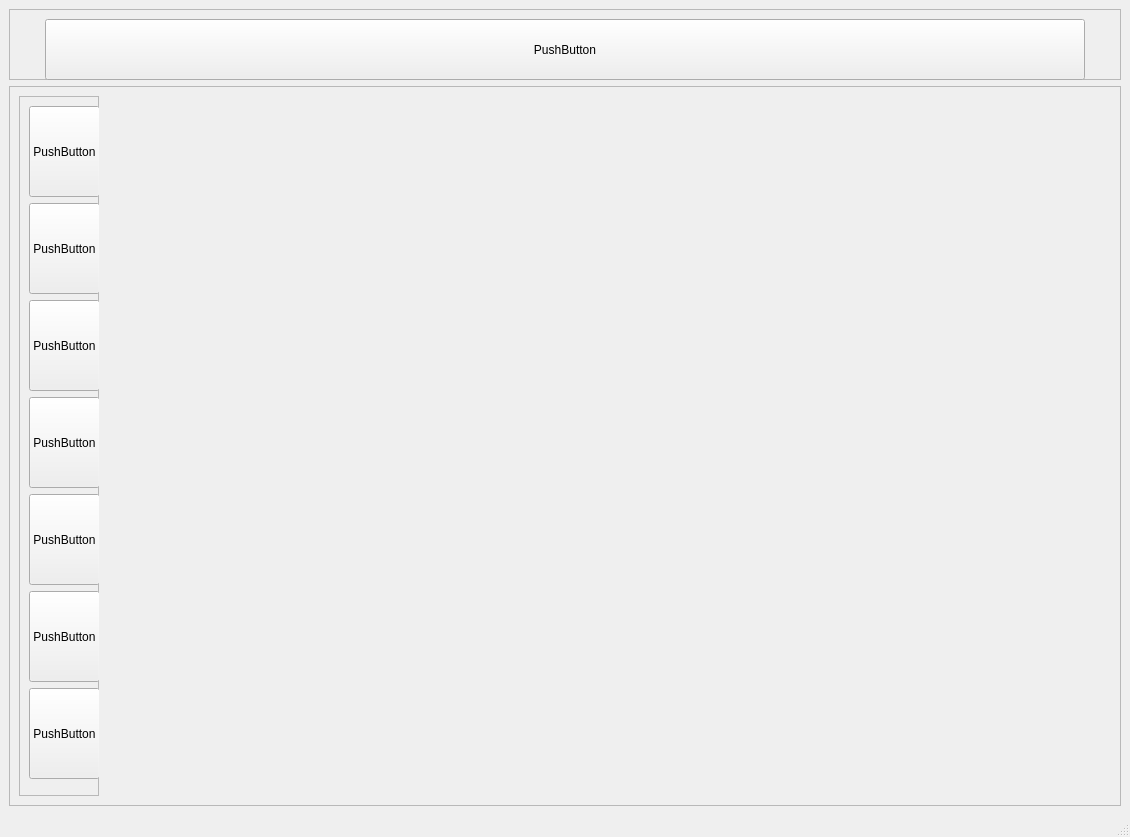
<?xml version="1.0" encoding="UTF-8"?>
<ui version="4.0">
 <class>MainPage</class>
 <widget class="QMainWindow" name="MainPage">
  <property name="geometry">
   <rect>
    <x>0</x>
    <y>0</y>
    <width>1130</width>
    <height>836</height>
   </rect>
  </property>
  <property name="windowTitle">
   <string>MainPage</string>
  </property>
  <widget class="QWidget" name="centralwidget">
   <layout class="QVBoxLayout" name="verticalLayout_3">
    <item>
     <widget class="QFrame" name="frame">
      <property name="sizePolicy">
       <sizepolicy hsizetype="Preferred" vsizetype="Preferred">
        <horstretch>0</horstretch>
        <verstretch>0</verstretch>
       </sizepolicy>
      </property>
      <property name="minimumSize">
       <size>
        <width>0</width>
        <height>71</height>
       </size>
      </property>
      <property name="maximumSize">
       <size>
        <width>16777215</width>
        <height>71</height>
       </size>
      </property>
      <property name="frameShape">
       <enum>QFrame::Shape::StyledPanel</enum>
      </property>
      <property name="frameShadow">
       <enum>QFrame::Shadow::Raised</enum>
      </property>
      <layout class="QHBoxLayout" name="horizontalLayout">
       <item>
        <widget class="QPushButton" name="pushButton_8">
         <property name="sizePolicy">
          <sizepolicy hsizetype="Preferred" vsizetype="Preferred">
           <horstretch>0</horstretch>
           <verstretch>0</verstretch>
          </sizepolicy>
         </property>
         <property name="minimumSize">
          <size>
           <width>1040</width>
           <height>61</height>
          </size>
         </property>
         <property name="maximumSize">
          <size>
           <width>1040</width>
           <height>61</height>
          </size>
         </property>
         <property name="text">
          <string>PushButton</string>
         </property>
        </widget>
       </item>
      </layout>
     </widget>
    </item>
    <item>
     <widget class="QFrame" name="frame_2">
      <property name="sizePolicy">
       <sizepolicy hsizetype="Preferred" vsizetype="Preferred">
        <horstretch>0</horstretch>
        <verstretch>0</verstretch>
       </sizepolicy>
      </property>
      <property name="frameShape">
       <enum>QFrame::Shape::StyledPanel</enum>
      </property>
      <property name="frameShadow">
       <enum>QFrame::Shadow::Raised</enum>
      </property>
      <layout class="QGridLayout" name="gridLayout">
       <item row="0" column="0">
        <widget class="QFrame" name="frame_3">
         <property name="minimumSize">
          <size>
           <width>80</width>
           <height>700</height>
          </size>
         </property>
         <property name="maximumSize">
          <size>
           <width>80</width>
           <height>700</height>
          </size>
         </property>
         <property name="frameShape">
          <enum>QFrame::Shape::StyledPanel</enum>
         </property>
         <property name="frameShadow">
          <enum>QFrame::Shadow::Raised</enum>
         </property>
         <layout class="QVBoxLayout" name="verticalLayout_4">
          <item>
           <widget class="QPushButton" name="pushButton">
            <property name="sizePolicy">
             <sizepolicy hsizetype="Preferred" vsizetype="Preferred">
              <horstretch>0</horstretch>
              <verstretch>0</verstretch>
             </sizepolicy>
            </property>
            <property name="minimumSize">
             <size>
              <width>71</width>
              <height>91</height>
             </size>
            </property>
            <property name="maximumSize">
             <size>
              <width>71</width>
              <height>91</height>
             </size>
            </property>
            <property name="text">
             <string>PushButton</string>
            </property>
           </widget>
          </item>
          <item>
           <widget class="QPushButton" name="pushButton_2">
            <property name="sizePolicy">
             <sizepolicy hsizetype="Preferred" vsizetype="Preferred">
              <horstretch>0</horstretch>
              <verstretch>0</verstretch>
             </sizepolicy>
            </property>
            <property name="minimumSize">
             <size>
              <width>71</width>
              <height>91</height>
             </size>
            </property>
            <property name="maximumSize">
             <size>
              <width>71</width>
              <height>91</height>
             </size>
            </property>
            <property name="text">
             <string>PushButton</string>
            </property>
           </widget>
          </item>
          <item>
           <widget class="QPushButton" name="pushButton_3">
            <property name="sizePolicy">
             <sizepolicy hsizetype="Preferred" vsizetype="Preferred">
              <horstretch>0</horstretch>
              <verstretch>0</verstretch>
             </sizepolicy>
            </property>
            <property name="minimumSize">
             <size>
              <width>71</width>
              <height>91</height>
             </size>
            </property>
            <property name="maximumSize">
             <size>
              <width>71</width>
              <height>91</height>
             </size>
            </property>
            <property name="text">
             <string>PushButton</string>
            </property>
           </widget>
          </item>
          <item>
           <widget class="QPushButton" name="pushButton_4">
            <property name="sizePolicy">
             <sizepolicy hsizetype="Preferred" vsizetype="Preferred">
              <horstretch>0</horstretch>
              <verstretch>0</verstretch>
             </sizepolicy>
            </property>
            <property name="minimumSize">
             <size>
              <width>71</width>
              <height>91</height>
             </size>
            </property>
            <property name="maximumSize">
             <size>
              <width>71</width>
              <height>91</height>
             </size>
            </property>
            <property name="text">
             <string>PushButton</string>
            </property>
           </widget>
          </item>
          <item>
           <widget class="QPushButton" name="pushButton_5">
            <property name="sizePolicy">
             <sizepolicy hsizetype="Preferred" vsizetype="Preferred">
              <horstretch>0</horstretch>
              <verstretch>0</verstretch>
             </sizepolicy>
            </property>
            <property name="minimumSize">
             <size>
              <width>71</width>
              <height>91</height>
             </size>
            </property>
            <property name="maximumSize">
             <size>
              <width>71</width>
              <height>91</height>
             </size>
            </property>
            <property name="text">
             <string>PushButton</string>
            </property>
           </widget>
          </item>
          <item>
           <widget class="QPushButton" name="pushButton_6">
            <property name="sizePolicy">
             <sizepolicy hsizetype="Preferred" vsizetype="Preferred">
              <horstretch>0</horstretch>
              <verstretch>0</verstretch>
             </sizepolicy>
            </property>
            <property name="minimumSize">
             <size>
              <width>71</width>
              <height>91</height>
             </size>
            </property>
            <property name="maximumSize">
             <size>
              <width>71</width>
              <height>91</height>
             </size>
            </property>
            <property name="text">
             <string>PushButton</string>
            </property>
           </widget>
          </item>
          <item>
           <widget class="QPushButton" name="pushButton_7">
            <property name="sizePolicy">
             <sizepolicy hsizetype="Preferred" vsizetype="Preferred">
              <horstretch>0</horstretch>
              <verstretch>0</verstretch>
             </sizepolicy>
            </property>
            <property name="minimumSize">
             <size>
              <width>71</width>
              <height>91</height>
             </size>
            </property>
            <property name="maximumSize">
             <size>
              <width>71</width>
              <height>91</height>
             </size>
            </property>
            <property name="text">
             <string>PushButton</string>
            </property>
           </widget>
          </item>
         </layout>
        </widget>
       </item>
       <item row="0" column="1">
        <widget class="QStackedWidget" name="stackedWidget">
         <widget class="QWidget" name="page">
          <layout class="QGridLayout" name="gridLayout_2"/>
         </widget>
         <widget class="QWidget" name="page_2"/>
        </widget>
       </item>
      </layout>
     </widget>
    </item>
   </layout>
  </widget>
  <widget class="QMenuBar" name="menubar">
   <property name="geometry">
    <rect>
     <x>0</x>
     <y>0</y>
     <width>1130</width>
     <height>23</height>
    </rect>
   </property>
  </widget>
  <widget class="QStatusBar" name="statusbar"/>
 </widget>
 <resources/>
 <connections/>
</ui>
